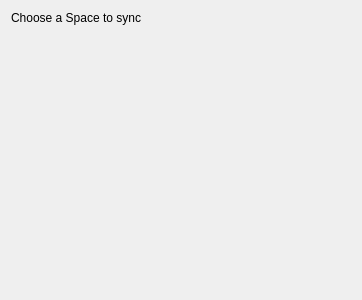
<?xml version="1.0" encoding="UTF-8"?>
<ui version="4.0">
 <class>SpacesPage</class>
 <widget class="QWizardPage" name="SpacesPage">
  <property name="geometry">
   <rect>
    <x>0</x>
    <y>0</y>
    <width>362</width>
    <height>300</height>
   </rect>
  </property>
  <layout class="QVBoxLayout" name="verticalLayout">
   <item>
    <widget class="QLabel" name="label">
     <property name="text">
      <string>Choose a Space to sync</string>
     </property>
    </widget>
   </item>
   <item>
    <widget class="OCC::Spaces::SpacesBrowser" name="widget" native="true">
     <property name="sizePolicy">
      <sizepolicy hsizetype="Expanding" vsizetype="Expanding">
       <horstretch>0</horstretch>
       <verstretch>0</verstretch>
      </sizepolicy>
     </property>
     <property name="focusPolicy">
      <enum>Qt::FocusPolicy::StrongFocus</enum>
     </property>
     <property name="accessibleName">
      <string>Spaces list</string>
     </property>
    </widget>
   </item>
  </layout>
 </widget>
 <customwidgets>
  <customwidget>
   <class>OCC::Spaces::SpacesBrowser</class>
   <extends>QWidget</extends>
   <header>gui/spaces/spacesbrowser.h</header>
   <container>1</container>
  </customwidget>
 </customwidgets>
 <resources/>
 <connections/>
</ui>
